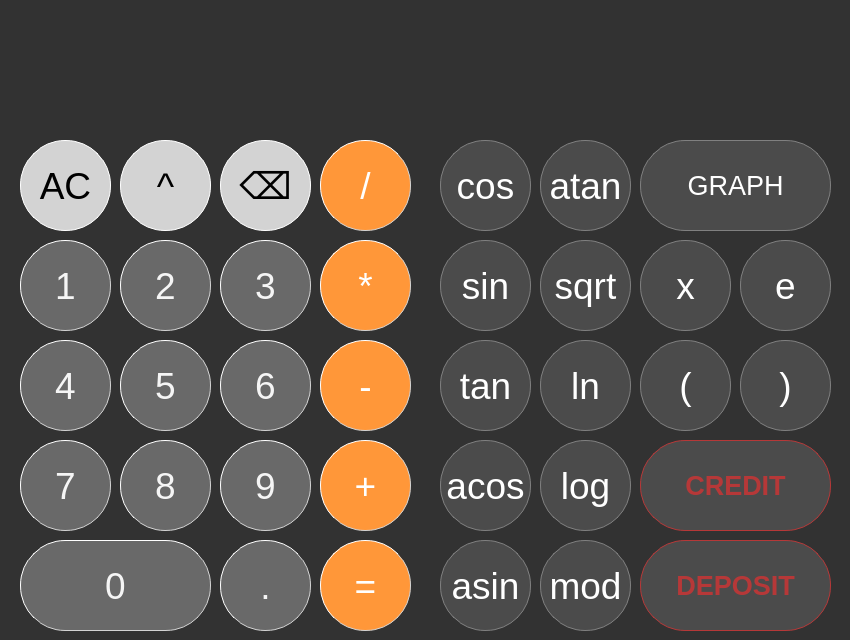
<?xml version="1.0" encoding="UTF-8"?>
<ui version="4.0">
 <class>MainWindow</class>
 <widget class="QMainWindow" name="MainWindow">
  <property name="geometry">
   <rect>
    <x>0</x>
    <y>0</y>
    <width>850</width>
    <height>640</height>
   </rect>
  </property>
  <property name="minimumSize">
   <size>
    <width>850</width>
    <height>640</height>
   </size>
  </property>
  <property name="maximumSize">
   <size>
    <width>850</width>
    <height>640</height>
   </size>
  </property>
  <property name="windowTitle">
   <string>MainWindow</string>
  </property>
  <property name="styleSheet">
   <string notr="true">QMainWindow {
	background-color: rgb(50, 50, 50);
}</string>
  </property>
  <widget class="QWidget" name="centralwidget">
   <widget class="QLabel" name="resultShow">
    <property name="geometry">
     <rect>
      <x>20</x>
      <y>0</y>
      <width>811</width>
      <height>131</height>
     </rect>
    </property>
    <property name="minimumSize">
     <size>
      <width>721</width>
      <height>91</height>
     </size>
    </property>
    <property name="maximumSize">
     <size>
      <width>1000</width>
      <height>1000</height>
     </size>
    </property>
    <property name="baseSize">
     <size>
      <width>721</width>
      <height>91</height>
     </size>
    </property>
    <property name="font">
     <font>
      <pointsize>40</pointsize>
      <bold>true</bold>
      <kerning>true</kerning>
     </font>
    </property>
    <property name="styleSheet">
     <string notr="true">QLabel {
  color: white;
  qproperty-alignment: 'AlignVCenter | AlignRight';
  border-radius: 45px;
}

background-color : white;</string>
    </property>
    <property name="text">
     <string/>
    </property>
    <property name="alignment">
     <set>Qt::AlignRight|Qt::AlignTrailing|Qt::AlignVCenter</set>
    </property>
    <property name="margin">
     <number>11</number>
    </property>
   </widget>
   <widget class="QPushButton" name="pushButton_clear">
    <property name="geometry">
     <rect>
      <x>20</x>
      <y>140</y>
      <width>91</width>
      <height>91</height>
     </rect>
    </property>
    <property name="font">
     <font>
      <pointsize>28</pointsize>
      <bold>false</bold>
     </font>
    </property>
    <property name="styleSheet">
     <string notr="true">QPushButton {
	background-color: rgb(211, 211, 211);
	color: black;
	border: 1px solid white;
	border-radius: 45px;
	border-style: outset;
}
QPushButton:pressed {
	background-color: qlineargradient(x1: 0, y1: 0, x2: 0, y2: 1,
									stop: 0 #dadbde, stop: 1 #f6f7fa);
}</string>
    </property>
    <property name="text">
     <string>AC</string>
    </property>
   </widget>
   <widget class="QPushButton" name="pushButton_back">
    <property name="geometry">
     <rect>
      <x>220</x>
      <y>140</y>
      <width>91</width>
      <height>91</height>
     </rect>
    </property>
    <property name="font">
     <font>
      <pointsize>28</pointsize>
      <bold>false</bold>
     </font>
    </property>
    <property name="styleSheet">
     <string notr="true">QPushButton {
	background-color: rgb(211, 211, 211);
	color: black;
	border: 1px solid white;
	border-radius: 45px;
	border-style: outset;
}
QPushButton:pressed {
	background-color: qlineargradient(x1: 0, y1: 0, x2: 0, y2: 1,
									stop: 0 #dadbde, stop: 1 #f6f7fa);
}</string>
    </property>
    <property name="text">
     <string>⌫</string>
    </property>
   </widget>
   <widget class="QPushButton" name="pushButton_div">
    <property name="geometry">
     <rect>
      <x>320</x>
      <y>140</y>
      <width>91</width>
      <height>91</height>
     </rect>
    </property>
    <property name="font">
     <font>
      <pointsize>28</pointsize>
      <bold>false</bold>
     </font>
    </property>
    <property name="styleSheet">
     <string notr="true">QPushButton {
	background-color: rgb(255, 151, 57);
	color: white;
	border: 1px solid rgb(211, 211, 211);
	border-radius: 45px;
	border-style: outset;
}
QPushButton:pressed {
	background-color: qlineargradient(x1: 0, y1: 0, x2: 0, y2: 1,
									stop: 0 #FF7832, stop: 1 #FF9739);
	color: black;
}</string>
    </property>
    <property name="text">
     <string>/</string>
    </property>
   </widget>
   <widget class="QPushButton" name="pushButton_3">
    <property name="geometry">
     <rect>
      <x>220</x>
      <y>240</y>
      <width>91</width>
      <height>91</height>
     </rect>
    </property>
    <property name="font">
     <font>
      <pointsize>28</pointsize>
      <bold>false</bold>
     </font>
    </property>
    <property name="styleSheet">
     <string notr="true">QPushButton {
	background-color: rgb(105, 105, 105);
	color: rgb(245, 245, 245);
	border: 1px solid rgb(211, 211, 211);
	border-radius: 45px;
	border-style: outset;
}
QPushButton:pressed {
	background-color: qlineargradient(x1: 0, y1: 0, x2: 0, y2: 1,
									stop: 0 #C0C0C0, stop: 1 #C0C0C0);
}</string>
    </property>
    <property name="text">
     <string>3</string>
    </property>
   </widget>
   <widget class="QPushButton" name="pushButton_1">
    <property name="geometry">
     <rect>
      <x>20</x>
      <y>240</y>
      <width>91</width>
      <height>91</height>
     </rect>
    </property>
    <property name="font">
     <font>
      <pointsize>28</pointsize>
      <bold>false</bold>
     </font>
    </property>
    <property name="styleSheet">
     <string notr="true">QPushButton {
	background-color: rgb(105, 105, 105);
	color: rgb(245, 245, 245);
	border: 1px solid rgb(211, 211, 211);
	border-radius: 45px;
	border-style: outset;
}
QPushButton:pressed {
	background-color: qlineargradient(x1: 0, y1: 0, x2: 0, y2: 1,
									stop: 0 #C0C0C0, stop: 1 #C0C0C0);
}</string>
    </property>
    <property name="text">
     <string>1</string>
    </property>
   </widget>
   <widget class="QPushButton" name="pushButton_multi">
    <property name="geometry">
     <rect>
      <x>320</x>
      <y>240</y>
      <width>91</width>
      <height>91</height>
     </rect>
    </property>
    <property name="font">
     <font>
      <pointsize>28</pointsize>
      <bold>false</bold>
     </font>
    </property>
    <property name="styleSheet">
     <string notr="true">QPushButton {
	background-color: rgb(255, 151, 57);
	color: white;
	border: 1px solid rgb(211, 211, 211);
	border-radius: 45px;
	border-style: outset;
}
QPushButton:pressed {
	background-color: qlineargradient(x1: 0, y1: 0, x2: 0, y2: 1,
									stop: 0 #FF7832, stop: 1 #FF9739);
	color: black;
}</string>
    </property>
    <property name="text">
     <string>*</string>
    </property>
   </widget>
   <widget class="QPushButton" name="pushButton_2">
    <property name="geometry">
     <rect>
      <x>120</x>
      <y>240</y>
      <width>91</width>
      <height>91</height>
     </rect>
    </property>
    <property name="font">
     <font>
      <pointsize>28</pointsize>
      <bold>false</bold>
     </font>
    </property>
    <property name="styleSheet">
     <string notr="true">QPushButton {
	background-color: rgb(105, 105, 105);
	color: rgb(245, 245, 245);
	border: 1px solid rgb(211, 211, 211);
	border-radius: 45px;
	border-style: outset;
}
QPushButton:pressed {
	background-color: qlineargradient(x1: 0, y1: 0, x2: 0, y2: 1,
									stop: 0 #C0C0C0, stop: 1 #C0C0C0);
}</string>
    </property>
    <property name="text">
     <string>2</string>
    </property>
   </widget>
   <widget class="QPushButton" name="pushButton_6">
    <property name="geometry">
     <rect>
      <x>220</x>
      <y>340</y>
      <width>91</width>
      <height>91</height>
     </rect>
    </property>
    <property name="font">
     <font>
      <pointsize>28</pointsize>
      <bold>false</bold>
     </font>
    </property>
    <property name="styleSheet">
     <string notr="true">QPushButton {
	background-color: rgb(105, 105, 105);
	color: rgb(245, 245, 245);
	border: 1px solid rgb(211, 211, 211);
	border-radius: 45px;
	border-style: outset;
}
QPushButton:pressed {
	background-color: qlineargradient(x1: 0, y1: 0, x2: 0, y2: 1,
									stop: 0 #C0C0C0, stop: 1 #C0C0C0);
}</string>
    </property>
    <property name="text">
     <string>6</string>
    </property>
   </widget>
   <widget class="QPushButton" name="pushButton_9">
    <property name="geometry">
     <rect>
      <x>220</x>
      <y>440</y>
      <width>91</width>
      <height>91</height>
     </rect>
    </property>
    <property name="font">
     <font>
      <pointsize>28</pointsize>
      <bold>false</bold>
     </font>
    </property>
    <property name="styleSheet">
     <string notr="true">QPushButton {
	background-color: rgb(105, 105, 105);
	color: rgb(245, 245, 245);
	border: 1px solid rgb(211, 211, 211);
	border-radius: 45px;
	border-style: outset;
}
QPushButton:pressed {
	background-color: qlineargradient(x1: 0, y1: 0, x2: 0, y2: 1,
									stop: 0 #C0C0C0, stop: 1 #C0C0C0);
}</string>
    </property>
    <property name="text">
     <string>9</string>
    </property>
   </widget>
   <widget class="QPushButton" name="pushButton_4">
    <property name="geometry">
     <rect>
      <x>20</x>
      <y>340</y>
      <width>91</width>
      <height>91</height>
     </rect>
    </property>
    <property name="font">
     <font>
      <pointsize>28</pointsize>
      <bold>false</bold>
     </font>
    </property>
    <property name="styleSheet">
     <string notr="true">QPushButton {
	background-color: rgb(105, 105, 105);
	color: rgb(245, 245, 245);
	border: 1px solid rgb(211, 211, 211);
	border-radius: 45px;
	border-style: outset;
}
QPushButton:pressed {
	background-color: qlineargradient(x1: 0, y1: 0, x2: 0, y2: 1,
									stop: 0 #C0C0C0, stop: 1 #C0C0C0);
}</string>
    </property>
    <property name="text">
     <string>4</string>
    </property>
   </widget>
   <widget class="QPushButton" name="pushButton_8">
    <property name="geometry">
     <rect>
      <x>120</x>
      <y>440</y>
      <width>91</width>
      <height>91</height>
     </rect>
    </property>
    <property name="font">
     <font>
      <pointsize>28</pointsize>
      <bold>false</bold>
     </font>
    </property>
    <property name="styleSheet">
     <string notr="true">QPushButton {
	background-color: rgb(105, 105, 105);
	color: rgb(245, 245, 245);
	border: 1px solid rgb(211, 211, 211);
	border-radius: 45px;
	border-style: outset;
}
QPushButton:pressed {
	background-color: qlineargradient(x1: 0, y1: 0, x2: 0, y2: 1,
									stop: 0 #C0C0C0, stop: 1 #C0C0C0);
}</string>
    </property>
    <property name="text">
     <string>8</string>
    </property>
   </widget>
   <widget class="QPushButton" name="pushButton_minus">
    <property name="geometry">
     <rect>
      <x>320</x>
      <y>340</y>
      <width>91</width>
      <height>91</height>
     </rect>
    </property>
    <property name="font">
     <font>
      <pointsize>28</pointsize>
      <bold>false</bold>
     </font>
    </property>
    <property name="styleSheet">
     <string notr="true">QPushButton {
	background-color: rgb(255, 151, 57);
	color: white;
	border: 1px solid rgb(211, 211, 211);
	border-radius: 45px;
	border-style: outset;
}
QPushButton:pressed {
	background-color: qlineargradient(x1: 0, y1: 0, x2: 0, y2: 1,
									stop: 0 #FF7832, stop: 1 #FF9739);
	color: black;
}</string>
    </property>
    <property name="text">
     <string>-</string>
    </property>
   </widget>
   <widget class="QPushButton" name="pushButton_plus">
    <property name="geometry">
     <rect>
      <x>320</x>
      <y>440</y>
      <width>91</width>
      <height>91</height>
     </rect>
    </property>
    <property name="font">
     <font>
      <pointsize>28</pointsize>
      <bold>false</bold>
     </font>
    </property>
    <property name="styleSheet">
     <string notr="true">QPushButton {
	background-color: rgb(255, 151, 57);
	color: white;
	border: 1px solid rgb(211, 211, 211);
	border-radius: 45px;
	border-style: outset;
}
QPushButton:pressed {
	background-color: qlineargradient(x1: 0, y1: 0, x2: 0, y2: 1,
									stop: 0 #FF7832, stop: 1 #FF9739);
	color: black;
}</string>
    </property>
    <property name="text">
     <string>+</string>
    </property>
   </widget>
   <widget class="QPushButton" name="pushButton_7">
    <property name="geometry">
     <rect>
      <x>20</x>
      <y>440</y>
      <width>91</width>
      <height>91</height>
     </rect>
    </property>
    <property name="font">
     <font>
      <pointsize>28</pointsize>
      <bold>false</bold>
     </font>
    </property>
    <property name="styleSheet">
     <string notr="true">QPushButton {
	background-color: rgb(105, 105, 105);
	color: rgb(245, 245, 245);
	border: 1px solid rgb(211, 211, 211);
	border-radius: 45px;
	border-style: outset;
}
QPushButton:pressed {
	background-color: qlineargradient(x1: 0, y1: 0, x2: 0, y2: 1,
									stop: 0 #C0C0C0, stop: 1 #C0C0C0);
}</string>
    </property>
    <property name="text">
     <string>7</string>
    </property>
   </widget>
   <widget class="QPushButton" name="pushButton_5">
    <property name="geometry">
     <rect>
      <x>120</x>
      <y>340</y>
      <width>91</width>
      <height>91</height>
     </rect>
    </property>
    <property name="font">
     <font>
      <pointsize>28</pointsize>
      <bold>false</bold>
     </font>
    </property>
    <property name="styleSheet">
     <string notr="true">QPushButton {
	background-color: rgb(105, 105, 105);
	color: rgb(245, 245, 245);
	border: 1px solid rgb(211, 211, 211);
	border-radius: 45px;
	border-style: outset;
}
QPushButton:pressed {
	background-color: qlineargradient(x1: 0, y1: 0, x2: 0, y2: 1,
									stop: 0 #C0C0C0, stop: 1 #C0C0C0);
}</string>
    </property>
    <property name="text">
     <string>5</string>
    </property>
   </widget>
   <widget class="QPushButton" name="pushButton_0">
    <property name="geometry">
     <rect>
      <x>20</x>
      <y>540</y>
      <width>191</width>
      <height>91</height>
     </rect>
    </property>
    <property name="font">
     <font>
      <pointsize>28</pointsize>
      <bold>false</bold>
     </font>
    </property>
    <property name="styleSheet">
     <string notr="true">QPushButton {
	background-color: rgb(105, 105, 105);
	color: rgb(245, 245, 245);
	border: 1px solid rgb(211, 211, 211);
	border-radius: 45px;
	border-style: outset;
}
QPushButton:pressed {
	background-color: qlineargradient(x1: 0, y1: 0, x2: 0, y2: 1,
									stop: 0 #C0C0C0, stop: 1 #C0C0C0);
}</string>
    </property>
    <property name="text">
     <string>0</string>
    </property>
   </widget>
   <widget class="QPushButton" name="pushButton_eq">
    <property name="geometry">
     <rect>
      <x>320</x>
      <y>540</y>
      <width>91</width>
      <height>91</height>
     </rect>
    </property>
    <property name="font">
     <font>
      <pointsize>28</pointsize>
      <bold>false</bold>
     </font>
    </property>
    <property name="styleSheet">
     <string notr="true">QPushButton {
	background-color: rgb(255, 151, 57);
	color: white;
	border: 1px solid rgb(211, 211, 211);
	border-radius: 45px;
	border-style: outset;
}
QPushButton:pressed {
	background-color: qlineargradient(x1: 0, y1: 0, x2: 0, y2: 1,
									stop: 0 #FF7832, stop: 1 #FF9739);
	color: black;
}</string>
    </property>
    <property name="text">
     <string>=</string>
    </property>
   </widget>
   <widget class="QPushButton" name="pushButton_dot">
    <property name="geometry">
     <rect>
      <x>220</x>
      <y>540</y>
      <width>91</width>
      <height>91</height>
     </rect>
    </property>
    <property name="font">
     <font>
      <pointsize>28</pointsize>
      <bold>false</bold>
     </font>
    </property>
    <property name="styleSheet">
     <string notr="true">QPushButton {
	background-color: rgb(105, 105, 105);
	color: rgb(245, 245, 245);
	border: 1px solid rgb(211, 211, 211);
	border-radius: 45px;
	border-style: outset;
}
QPushButton:pressed {
	background-color: qlineargradient(x1: 0, y1: 0, x2: 0, y2: 1,
									stop: 0 #C0C0C0, stop: 1 #C0C0C0);
}</string>
    </property>
    <property name="text">
     <string>.</string>
    </property>
   </widget>
   <widget class="QPushButton" name="pushButton_sin">
    <property name="geometry">
     <rect>
      <x>440</x>
      <y>240</y>
      <width>91</width>
      <height>91</height>
     </rect>
    </property>
    <property name="font">
     <font>
      <pointsize>28</pointsize>
      <bold>false</bold>
      <kerning>true</kerning>
     </font>
    </property>
    <property name="styleSheet">
     <string notr="true">QPushButton {
	background-color: rgb(75, 75, 75);
	color: white;
	border: 1px solid gray;
	border-radius: 45px;
}
QPushButton:pressed {
	background-color: qlineargradient(x1: 0, y1: 0, x2: 0, y2: 1,
									stop: 0 #dadbde, stop: 1 #D3D3D3);
	color: black;
}</string>
    </property>
    <property name="text">
     <string>sin</string>
    </property>
   </widget>
   <widget class="QPushButton" name="pushButton_mod">
    <property name="geometry">
     <rect>
      <x>540</x>
      <y>540</y>
      <width>91</width>
      <height>91</height>
     </rect>
    </property>
    <property name="font">
     <font>
      <pointsize>28</pointsize>
      <bold>false</bold>
      <kerning>true</kerning>
     </font>
    </property>
    <property name="styleSheet">
     <string notr="true">QPushButton {
	background-color: rgb(75, 75, 75);
	color: white;
	border: 1px solid gray;
	border-radius: 45px;
}
QPushButton:pressed {
	background-color: qlineargradient(x1: 0, y1: 0, x2: 0, y2: 1,
									stop: 0 #dadbde, stop: 1 #D3D3D3);
	color: black;
}</string>
    </property>
    <property name="text">
     <string>mod</string>
    </property>
   </widget>
   <widget class="QPushButton" name="pushButton_acos">
    <property name="geometry">
     <rect>
      <x>440</x>
      <y>440</y>
      <width>91</width>
      <height>91</height>
     </rect>
    </property>
    <property name="font">
     <font>
      <pointsize>28</pointsize>
      <bold>false</bold>
      <kerning>true</kerning>
     </font>
    </property>
    <property name="styleSheet">
     <string notr="true">QPushButton {
	background-color: rgb(75, 75, 75);
	color: white;
	border: 1px solid gray;
	border-radius: 45px;
}
QPushButton:pressed {
	background-color: qlineargradient(x1: 0, y1: 0, x2: 0, y2: 1,
									stop: 0 #dadbde, stop: 1 #D3D3D3);
	color: black;
}</string>
    </property>
    <property name="text">
     <string>acos</string>
    </property>
   </widget>
   <widget class="QPushButton" name="pushButton_cos">
    <property name="geometry">
     <rect>
      <x>440</x>
      <y>140</y>
      <width>91</width>
      <height>91</height>
     </rect>
    </property>
    <property name="font">
     <font>
      <pointsize>28</pointsize>
      <bold>false</bold>
      <kerning>true</kerning>
     </font>
    </property>
    <property name="styleSheet">
     <string notr="true">QPushButton {
	background-color: rgb(75, 75, 75);
	color: white;
	border: 1px solid gray;
	border-radius: 45px;
}
QPushButton:pressed {
	background-color: qlineargradient(x1: 0, y1: 0, x2: 0, y2: 1,
									stop: 0 #dadbde, stop: 1 #D3D3D3);
	color: black;
}</string>
    </property>
    <property name="text">
     <string>cos</string>
    </property>
   </widget>
   <widget class="QPushButton" name="pushButton_tan">
    <property name="geometry">
     <rect>
      <x>440</x>
      <y>340</y>
      <width>91</width>
      <height>91</height>
     </rect>
    </property>
    <property name="font">
     <font>
      <pointsize>28</pointsize>
      <bold>false</bold>
      <kerning>true</kerning>
     </font>
    </property>
    <property name="styleSheet">
     <string notr="true">QPushButton {
	background-color: rgb(75, 75, 75);
	color: white;
	border: 1px solid gray;
	border-radius: 45px;
}
QPushButton:pressed {
	background-color: qlineargradient(x1: 0, y1: 0, x2: 0, y2: 1,
									stop: 0 #dadbde, stop: 1 #D3D3D3);
	color: black;
}</string>
    </property>
    <property name="text">
     <string>tan</string>
    </property>
   </widget>
   <widget class="QPushButton" name="pushButton_atan">
    <property name="geometry">
     <rect>
      <x>540</x>
      <y>140</y>
      <width>91</width>
      <height>91</height>
     </rect>
    </property>
    <property name="font">
     <font>
      <pointsize>28</pointsize>
      <bold>false</bold>
      <kerning>true</kerning>
     </font>
    </property>
    <property name="styleSheet">
     <string notr="true">QPushButton {
	background-color: rgb(75, 75, 75);
	color: white;
	border: 1px solid gray;
	border-radius: 45px;
}
QPushButton:pressed {
	background-color: qlineargradient(x1: 0, y1: 0, x2: 0, y2: 1,
									stop: 0 #dadbde, stop: 1 #D3D3D3);
	color: black;
}</string>
    </property>
    <property name="text">
     <string>atan</string>
    </property>
   </widget>
   <widget class="QPushButton" name="pushButton_sqrt">
    <property name="geometry">
     <rect>
      <x>540</x>
      <y>240</y>
      <width>91</width>
      <height>91</height>
     </rect>
    </property>
    <property name="font">
     <font>
      <pointsize>28</pointsize>
      <bold>false</bold>
      <kerning>true</kerning>
     </font>
    </property>
    <property name="styleSheet">
     <string notr="true">QPushButton {
	background-color: rgb(75, 75, 75);
	color: white;
	border: 1px solid gray;
	border-radius: 45px;
}
QPushButton:pressed {
	background-color: qlineargradient(x1: 0, y1: 0, x2: 0, y2: 1,
									stop: 0 #dadbde, stop: 1 #D3D3D3);
	color: black;
}</string>
    </property>
    <property name="text">
     <string>sqrt</string>
    </property>
   </widget>
   <widget class="QPushButton" name="pushButton_asin">
    <property name="geometry">
     <rect>
      <x>440</x>
      <y>540</y>
      <width>91</width>
      <height>91</height>
     </rect>
    </property>
    <property name="font">
     <font>
      <pointsize>28</pointsize>
      <bold>false</bold>
      <kerning>true</kerning>
     </font>
    </property>
    <property name="styleSheet">
     <string notr="true">QPushButton {
	background-color: rgb(75, 75, 75);
	color: white;
	border: 1px solid gray;
	border-radius: 45px;
}
QPushButton:pressed {
	background-color: qlineargradient(x1: 0, y1: 0, x2: 0, y2: 1,
									stop: 0 #dadbde, stop: 1 #D3D3D3);
	color: black;
}</string>
    </property>
    <property name="text">
     <string>asin</string>
    </property>
   </widget>
   <widget class="QPushButton" name="pushButton_ln">
    <property name="geometry">
     <rect>
      <x>540</x>
      <y>340</y>
      <width>91</width>
      <height>91</height>
     </rect>
    </property>
    <property name="font">
     <font>
      <pointsize>28</pointsize>
      <bold>false</bold>
      <kerning>true</kerning>
     </font>
    </property>
    <property name="styleSheet">
     <string notr="true">QPushButton {
	background-color: rgb(75, 75, 75);
	color: white;
	border: 1px solid gray;
	border-radius: 45px;
}
QPushButton:pressed {
	background-color: qlineargradient(x1: 0, y1: 0, x2: 0, y2: 1,
									stop: 0 #dadbde, stop: 1 #D3D3D3);
	color: black;
}</string>
    </property>
    <property name="text">
     <string>ln</string>
    </property>
   </widget>
   <widget class="QPushButton" name="pushButton_beginBreket">
    <property name="geometry">
     <rect>
      <x>640</x>
      <y>340</y>
      <width>91</width>
      <height>91</height>
     </rect>
    </property>
    <property name="font">
     <font>
      <pointsize>28</pointsize>
      <bold>false</bold>
     </font>
    </property>
    <property name="styleSheet">
     <string notr="true">QPushButton {
	background-color: rgb(75, 75, 75);
	color: white;
	border: 1px solid gray;
	border-radius: 45px;
}
QPushButton:pressed {
	background-color: qlineargradient(x1: 0, y1: 0, x2: 0, y2: 1,
									stop: 0 #dadbde, stop: 1 #D3D3D3);
	color: black;
}</string>
    </property>
    <property name="text">
     <string>(</string>
    </property>
   </widget>
   <widget class="QPushButton" name="pushButton_gr">
    <property name="geometry">
     <rect>
      <x>640</x>
      <y>140</y>
      <width>191</width>
      <height>91</height>
     </rect>
    </property>
    <property name="font">
     <font>
      <pointsize>20</pointsize>
      <bold>false</bold>
     </font>
    </property>
    <property name="styleSheet">
     <string notr="true">QPushButton {
	background-color: rgb(75, 75, 75);
	color: white;
	border: 1px solid gray;
	border-radius: 45px;
}
QPushButton:pressed {
	background-color: qlineargradient(x1: 0, y1: 0, x2: 0, y2: 1,
									stop: 0 #dadbde, stop: 1 #D3D3D3);
	color: black;
}</string>
    </property>
    <property name="text">
     <string>GRAPH</string>
    </property>
   </widget>
   <widget class="QPushButton" name="pushButton_x">
    <property name="geometry">
     <rect>
      <x>640</x>
      <y>240</y>
      <width>91</width>
      <height>91</height>
     </rect>
    </property>
    <property name="font">
     <font>
      <pointsize>28</pointsize>
      <bold>false</bold>
     </font>
    </property>
    <property name="styleSheet">
     <string notr="true">QPushButton {
	background-color: rgb(75, 75, 75);
	color: white;
	border: 1px solid gray;
	border-radius: 45px;
}
QPushButton:pressed {
	background-color: qlineargradient(x1: 0, y1: 0, x2: 0, y2: 1,
									stop: 0 #dadbde, stop: 1 #D3D3D3);
	color: black;
}</string>
    </property>
    <property name="text">
     <string>x</string>
    </property>
   </widget>
   <widget class="QPushButton" name="pushButton_pow">
    <property name="geometry">
     <rect>
      <x>120</x>
      <y>140</y>
      <width>91</width>
      <height>91</height>
     </rect>
    </property>
    <property name="font">
     <font>
      <pointsize>28</pointsize>
      <bold>false</bold>
     </font>
    </property>
    <property name="styleSheet">
     <string notr="true">QPushButton {
	background-color: rgb(211, 211, 211);
	color: black;
	border: 1px solid white;
	border-radius: 45px;
	border-style: outset;
}
QPushButton:pressed {
	background-color: qlineargradient(x1: 0, y1: 0, x2: 0, y2: 1,
									stop: 0 #dadbde, stop: 1 #f6f7fa);
}</string>
    </property>
    <property name="text">
     <string>^</string>
    </property>
   </widget>
   <widget class="QPushButton" name="pushButton_endBreket">
    <property name="geometry">
     <rect>
      <x>740</x>
      <y>340</y>
      <width>91</width>
      <height>91</height>
     </rect>
    </property>
    <property name="font">
     <font>
      <pointsize>28</pointsize>
      <bold>false</bold>
     </font>
    </property>
    <property name="styleSheet">
     <string notr="true">QPushButton {
	background-color: rgb(75, 75, 75);
	color: white;
	border: 1px solid gray;
	border-radius: 45px;
}
QPushButton:pressed {
	background-color: qlineargradient(x1: 0, y1: 0, x2: 0, y2: 1,
									stop: 0 #dadbde, stop: 1 #D3D3D3);
	color: black;
}</string>
    </property>
    <property name="text">
     <string>)</string>
    </property>
   </widget>
   <widget class="QPushButton" name="pushButton_log">
    <property name="geometry">
     <rect>
      <x>540</x>
      <y>440</y>
      <width>91</width>
      <height>91</height>
     </rect>
    </property>
    <property name="font">
     <font>
      <pointsize>28</pointsize>
      <bold>false</bold>
      <kerning>true</kerning>
     </font>
    </property>
    <property name="styleSheet">
     <string notr="true">QPushButton {
	background-color: rgb(75, 75, 75);
	color: white;
	border: 1px solid gray;
	border-radius: 45px;
}
QPushButton:pressed {
	background-color: qlineargradient(x1: 0, y1: 0, x2: 0, y2: 1,
									stop: 0 #dadbde, stop: 1 #D3D3D3);
	color: black;
}</string>
    </property>
    <property name="text">
     <string>log</string>
    </property>
   </widget>
   <widget class="QPushButton" name="pushButton_credit">
    <property name="geometry">
     <rect>
      <x>640</x>
      <y>440</y>
      <width>191</width>
      <height>91</height>
     </rect>
    </property>
    <property name="font">
     <font>
      <pointsize>20</pointsize>
      <bold>true</bold>
     </font>
    </property>
    <property name="styleSheet">
     <string notr="true">QPushButton {
	background-color: rgb(75, 75, 75);
	color: rgb(182, 56, 56);
	border: 1px solid rgb(182, 56, 56);
	border-radius: 45px;
}
QPushButton:pressed {
	background-color: qlineargradient(x1: 0, y1: 0, x2: 0, y2: 1,
									stop: 0 #dadbde, stop: 1 #D3D3D3);
	color: black;
}</string>
    </property>
    <property name="text">
     <string>CREDIT</string>
    </property>
   </widget>
   <widget class="QPushButton" name="pushButton_deposit">
    <property name="geometry">
     <rect>
      <x>640</x>
      <y>540</y>
      <width>191</width>
      <height>91</height>
     </rect>
    </property>
    <property name="font">
     <font>
      <pointsize>20</pointsize>
      <bold>true</bold>
     </font>
    </property>
    <property name="styleSheet">
     <string notr="true">QPushButton {
	background-color: rgb(75, 75, 75);
	color: rgb(182, 56, 56);
	border: 1px solid rgb(182, 56, 56);
	border-radius: 45px;
}
QPushButton:pressed {
	background-color: qlineargradient(x1: 0, y1: 0, x2: 0, y2: 1,
									stop: 0 #dadbde, stop: 1 #D3D3D3);
	color: black;
}</string>
    </property>
    <property name="text">
     <string>DEPOSIT</string>
    </property>
   </widget>
   <widget class="QPushButton" name="pushButton_e">
    <property name="geometry">
     <rect>
      <x>740</x>
      <y>240</y>
      <width>91</width>
      <height>91</height>
     </rect>
    </property>
    <property name="font">
     <font>
      <pointsize>28</pointsize>
      <bold>false</bold>
     </font>
    </property>
    <property name="styleSheet">
     <string notr="true">QPushButton {
	background-color: rgb(75, 75, 75);
	color: white;
	border: 1px solid gray;
	border-radius: 45px;
}
QPushButton:pressed {
	background-color: qlineargradient(x1: 0, y1: 0, x2: 0, y2: 1,
									stop: 0 #dadbde, stop: 1 #D3D3D3);
	color: black;
}</string>
    </property>
    <property name="text">
     <string>e</string>
    </property>
   </widget>
  </widget>
 </widget>
 <resources/>
 <connections/>
</ui>
